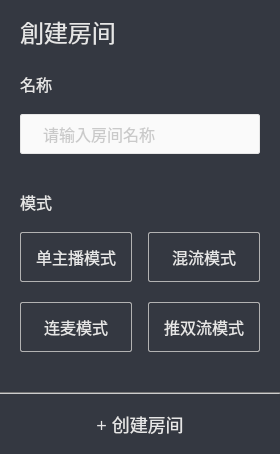
      <widget class="QWidget" name="m_zoneCreateRoom" native="true">
       <property name="minimumSize">
        <size>
         <width>280</width>
         <height>0</height>
        </size>
       </property>
       <property name="maximumSize">
        <size>
         <width>280</width>
         <height>16777215</height>
        </size>
       </property>
       <property name="styleSheet">
        <string notr="true">QWidget{
	background-color: rgb(52, 56, 65);
 }</string>
       </property>
       <layout class="QVBoxLayout" name="verticalLayout_5" stretch="526,1,60">
        <property name="spacing">
         <number>0</number>
        </property>
        <property name="leftMargin">
         <number>0</number>
        </property>
        <property name="topMargin">
         <number>0</number>
        </property>
        <property name="rightMargin">
         <number>0</number>
        </property>
        <property name="bottomMargin">
         <number>0</number>
        </property>
        <item>
         <layout class="QVBoxLayout" name="verticalLayout_4" stretch="0,0,0,0,0,0,0,0,0,0">
          <property name="spacing">
           <number>0</number>
          </property>
          <property name="leftMargin">
           <number>20</number>
          </property>
          <property name="rightMargin">
           <number>20</number>
          </property>
          <property name="bottomMargin">
           <number>0</number>
          </property>
          <item>
           <widget class="QLabel" name="m_lbCreateRoom">
            <property name="minimumSize">
             <size>
              <width>0</width>
              <height>64</height>
             </size>
            </property>
            <property name="maximumSize">
             <size>
              <width>16777215</width>
              <height>64</height>
             </size>
            </property>
            <property name="font">
             <font>
              <family>微软雅黑</family>
              <pointsize>-1</pointsize>
             </font>
            </property>
            <property name="styleSheet">
             <string notr="true">QLabel{
    font-family: 微软雅黑;
    font-size: 24px;
    border: none;
    text-align: left;
    color: #e6e6e6;
 }</string>
            </property>
            <property name="text">
             <string>創建房间</string>
            </property>
           </widget>
          </item>
          <item>
           <spacer name="verticalSpacer">
            <property name="orientation">
             <enum>Qt::Vertical</enum>
            </property>
            <property name="sizeType">
             <enum>QSizePolicy::Fixed</enum>
            </property>
            <property name="sizeHint" stdset="0">
             <size>
              <width>20</width>
              <height>10</height>
             </size>
            </property>
           </spacer>
          </item>
          <item>
           <widget class="QLabel" name="m_lbName">
            <property name="minimumSize">
             <size>
              <width>0</width>
              <height>20</height>
             </size>
            </property>
            <property name="maximumSize">
             <size>
              <width>16777215</width>
              <height>20</height>
             </size>
            </property>
            <property name="font">
             <font>
              <family>微软雅黑</family>
              <pointsize>-1</pointsize>
             </font>
            </property>
            <property name="styleSheet">
             <string notr="true">QLabel{
    font-family: 微软雅黑;
    font-size: 16px;
    text-align: left;
    border: none;
    color: #e6e6e6;
    
 }</string>
            </property>
            <property name="text">
             <string>名称</string>
            </property>
           </widget>
          </item>
          <item>
           <spacer name="verticalSpacer_2">
            <property name="orientation">
             <enum>Qt::Vertical</enum>
            </property>
            <property name="sizeType">
             <enum>QSizePolicy::Fixed</enum>
            </property>
            <property name="sizeHint" stdset="0">
             <size>
              <width>20</width>
              <height>20</height>
             </size>
            </property>
           </spacer>
          </item>
          <item>
           <widget class="QLineEdit" name="m_edRoomName">
            <property name="minimumSize">
             <size>
              <width>0</width>
              <height>40</height>
             </size>
            </property>
            <property name="maximumSize">
             <size>
              <width>16777215</width>
              <height>40</height>
             </size>
            </property>
            <property name="focusPolicy">
             <enum>Qt::ClickFocus</enum>
            </property>
            <property name="styleSheet">
             <string notr="true">QLineEdit#m_edRoomName{
     padding-left: 20px;
 }

 QLineEdit:!hover#m_edRoomName{
     border: 1px solid #e6e6e6;
     border-radius: 2px;
     font-family: 微软雅黑;
     font-size: 16px;
	 background-color: #fafafa;
	 color: #999999;
 }

 QLineEdit:hover#m_edRoomName{
     border: 1px solid #0e88eb;
     border-radius: 2px;
     font-family: 微软雅黑;
     font-size: 16px;
	 background-color: #fafafa;
	 color: #999999;
 }

 QLineEdit:focus#m_edRoomName{
     border: 1px solid #0e88eb;
     border-radius: 2px;
     font-family: 微软雅黑;
     font-size: 16px;
	 background-color: #ffffff;
	 color: #666666;
 }</string>
            </property>
            <property name="placeholderText">
             <string>请输入房间名称</string>
            </property>
           </widget>
          </item>
          <item>
           <spacer name="verticalSpacer_3">
            <property name="orientation">
             <enum>Qt::Vertical</enum>
            </property>
            <property name="sizeType">
             <enum>QSizePolicy::Fixed</enum>
            </property>
            <property name="sizeHint" stdset="0">
             <size>
              <width>20</width>
              <height>38</height>
             </size>
            </property>
           </spacer>
          </item>
          <item>
           <widget class="QLabel" name="m_lbMode">
            <property name="minimumSize">
             <size>
              <width>0</width>
              <height>20</height>
             </size>
            </property>
            <property name="maximumSize">
             <size>
              <width>16777215</width>
              <height>20</height>
             </size>
            </property>
            <property name="font">
             <font>
              <family>微软雅黑</family>
              <pointsize>-1</pointsize>
             </font>
            </property>
            <property name="styleSheet">
             <string notr="true">QLabel{
    font-family: 微软雅黑;
    font-size: 16px;
    text-align: left;
    border: none;
    color: #e6e6e6;
 }</string>
            </property>
            <property name="text">
             <string>模式</string>
            </property>
           </widget>
          </item>
          <item>
           <spacer name="verticalSpacer_4">
            <property name="orientation">
             <enum>Qt::Vertical</enum>
            </property>
            <property name="sizeType">
             <enum>QSizePolicy::Fixed</enum>
            </property>
            <property name="sizeHint" stdset="0">
             <size>
              <width>20</width>
              <height>20</height>
             </size>
            </property>
           </spacer>
          </item>
          <item>
           <layout class="QGridLayout" name="gridLayout">
            <property name="bottomMargin">
             <number>0</number>
            </property>
            <property name="horizontalSpacing">
             <number>16</number>
            </property>
            <property name="verticalSpacing">
             <number>20</number>
            </property>
            <item row="0" column="1">
             <widget class="QPushButton" name="m_bMixMode">
              <property name="minimumSize">
               <size>
                <width>0</width>
                <height>50</height>
               </size>
              </property>
              <property name="maximumSize">
               <size>
                <width>16777215</width>
                <height>50</height>
               </size>
              </property>
              <property name="focusPolicy">
               <enum>Qt::ClickFocus</enum>
              </property>
              <property name="styleSheet">
               <string notr="true"> QPushButton:!hover{
     font-family: 微软雅黑;
     font-size: 16px;
     border: 1px solid #b2b2b2;
     border-radius: 2px;
     background-color: #343841;
     color: #e6e6e6;
 }

 QPushButton:hover{
     font-family: 微软雅黑;
     font-size: 16px;
     border: 1px solid #0e88eb;
     border-radius: 2px;
     background-color: #343841;
     color: #0e88eb;   
 }

 QPushButton:checked{
     border: 1px solid #0e88eb;
     border-radius: 2px;
     background-color: #0e88eb;
     color: #ffffff;  
 }

 QPushButton:!enabled{
     border: 1px solid #111111;
     border-radius: 2px;
     background-color: #343841;
     color: #111111;  
 }</string>
              </property>
              <property name="text">
               <string>混流模式</string>
              </property>
              <property name="checkable">
               <bool>true</bool>
              </property>
             </widget>
            </item>
            <item row="0" column="0">
             <widget class="QPushButton" name="m_bSingleMode">
              <property name="minimumSize">
               <size>
                <width>0</width>
                <height>50</height>
               </size>
              </property>
              <property name="maximumSize">
               <size>
                <width>16777215</width>
                <height>50</height>
               </size>
              </property>
              <property name="focusPolicy">
               <enum>Qt::ClickFocus</enum>
              </property>
              <property name="contextMenuPolicy">
               <enum>Qt::DefaultContextMenu</enum>
              </property>
              <property name="styleSheet">
               <string notr="true"> QPushButton:!hover{
     font-family: 微软雅黑;
     font-size: 16px;
     border: 1px solid #b2b2b2;
     border-radius: 2px;
     background-color: #343841;
     color: #e6e6e6;
 }

 QPushButton:hover{
     font-family: 微软雅黑;
     font-size: 16px;
     border: 1px solid #0e88eb;
     border-radius: 2px;
     background-color: #343841;
     color: #0e88eb;   
 }

 QPushButton:checked{
     border: 1px solid #0e88eb;
     border-radius: 2px;
     background-color: #0e88eb;
     color: #ffffff;  
 }

 QPushButton:!enabled{
     border: 1px solid #111111;
     border-radius: 2px;
     background-color: #343841;
     color: #111111;  
 }</string>
              </property>
              <property name="text">
               <string>单主播模式</string>
              </property>
              <property name="checkable">
               <bool>true</bool>
              </property>
              <property name="autoDefault">
               <bool>true</bool>
              </property>
              <property name="default">
               <bool>false</bool>
              </property>
             </widget>
            </item>
            <item row="1" column="0">
             <widget class="QPushButton" name="m_bMultiMode">
              <property name="minimumSize">
               <size>
                <width>0</width>
                <height>50</height>
               </size>
              </property>
              <property name="maximumSize">
               <size>
                <width>16777215</width>
                <height>50</height>
               </size>
              </property>
              <property name="focusPolicy">
               <enum>Qt::ClickFocus</enum>
              </property>
              <property name="styleSheet">
               <string notr="true"> QPushButton:!hover{
     font-family: 微软雅黑;
     font-size: 16px;
     border: 1px solid #b2b2b2;
     border-radius: 2px;
     background-color: #343841;
     color: #e6e6e6;
 }

 QPushButton:hover{
     font-family: 微软雅黑;
     font-size: 16px;
     border: 1px solid #0e88eb;
     border-radius: 2px;
     background-color: #343841;
     color: #0e88eb;   
 }

 QPushButton:checked{
     border: 1px solid #0e88eb;
     border-radius: 2px;
     background-color: #0e88eb;
     color: #ffffff;  
 }

 QPushButton:!enabled{
     border: 1px solid #111111;
     border-radius: 2px;
     background-color: #343841;
     color: #111111;  
 }</string>
              </property>
              <property name="text">
               <string>连麦模式</string>
              </property>
              <property name="checkable">
               <bool>true</bool>
              </property>
             </widget>
            </item>
            <item row="1" column="1">
             <widget class="QPushButton" name="m_bPublish2StreamMode">
              <property name="minimumSize">
               <size>
                <width>0</width>
                <height>50</height>
               </size>
              </property>
              <property name="maximumSize">
               <size>
                <width>16777215</width>
                <height>50</height>
               </size>
              </property>
              <property name="styleSheet">
               <string notr="true"> QPushButton:!hover{
     font-family: 微软雅黑;
     font-size: 16px;
     border: 1px solid #b2b2b2;
     border-radius: 2px;
     background-color: #343841;
     color: #e6e6e6;
 }

 QPushButton:hover{
     font-family: 微软雅黑;
     font-size: 16px;
     border: 1px solid #0e88eb;
     border-radius: 2px;
     background-color: #343841;
     color: #0e88eb;   
 }

 QPushButton:checked{
     border: 1px solid #0e88eb;
     border-radius: 2px;
     background-color: #0e88eb;
     color: #ffffff;  
 }

 QPushButton:!enabled{
     border: 1px solid #111111;
     border-radius: 2px;
     background-color: #343841;
     color: #111111;  
 }</string>
              </property>
              <property name="text">
               <string>推双流模式</string>
              </property>
              <property name="checkable">
               <bool>true</bool>
              </property>
             </widget>
            </item>
           </layout>
          </item>
          <item>
           <spacer name="verticalSpacer_5">
            <property name="orientation">
             <enum>Qt::Vertical</enum>
            </property>
            <property name="sizeHint" stdset="0">
             <size>
              <width>20</width>
              <height>40</height>
             </size>
            </property>
           </spacer>
          </item>
         </layout>
        </item>
        <item>
         <widget class="Line" name="m_lineBeforeCreate">
          <property name="minimumSize">
           <size>
            <width>0</width>
            <height>2</height>
           </size>
          </property>
          <property name="maximumSize">
           <size>
            <width>16777215</width>
            <height>2</height>
           </size>
          </property>
          <property name="styleSheet">
           <string notr="true">QFrame#m_lineBeforeCreate{
     background-color: #b2b2b2;
 }</string>
          </property>
          <property name="orientation">
           <enum>Qt::Horizontal</enum>
          </property>
         </widget>
        </item>
        <item>
         <widget class="QPushButton" name="m_bCreateRoom">
          <property name="minimumSize">
           <size>
            <width>0</width>
            <height>60</height>
           </size>
          </property>
          <property name="maximumSize">
           <size>
            <width>16777215</width>
            <height>60</height>
           </size>
          </property>
          <property name="focusPolicy">
           <enum>Qt::StrongFocus</enum>
          </property>
          <property name="styleSheet">
           <string notr="true">QPushButton:!hover{
     font-family: 微软雅黑;
     font-size: 18px;
     border: 1px solid #343841;
     background-color: #343841;
     color: #e6e6e6;
 }

 QPushButton:hover:!pressed{
     font-family: 微软雅黑;
     font-size: 18px;
     border: 1px solid #343841;
     background-color: #343841;
     color: #0e88eb;
 }

 QPushButton:hover:pressed{
     font-family: 微软雅黑;
     font-size: 18px;
     border: 1px solid #343841;
     background-color: #343841;
     color: #0d80de;
 }</string>
          </property>
          <property name="text">
           <string>+ 创建房间</string>
          </property>
         </widget>
        </item>
       </layout>
      </widget>
